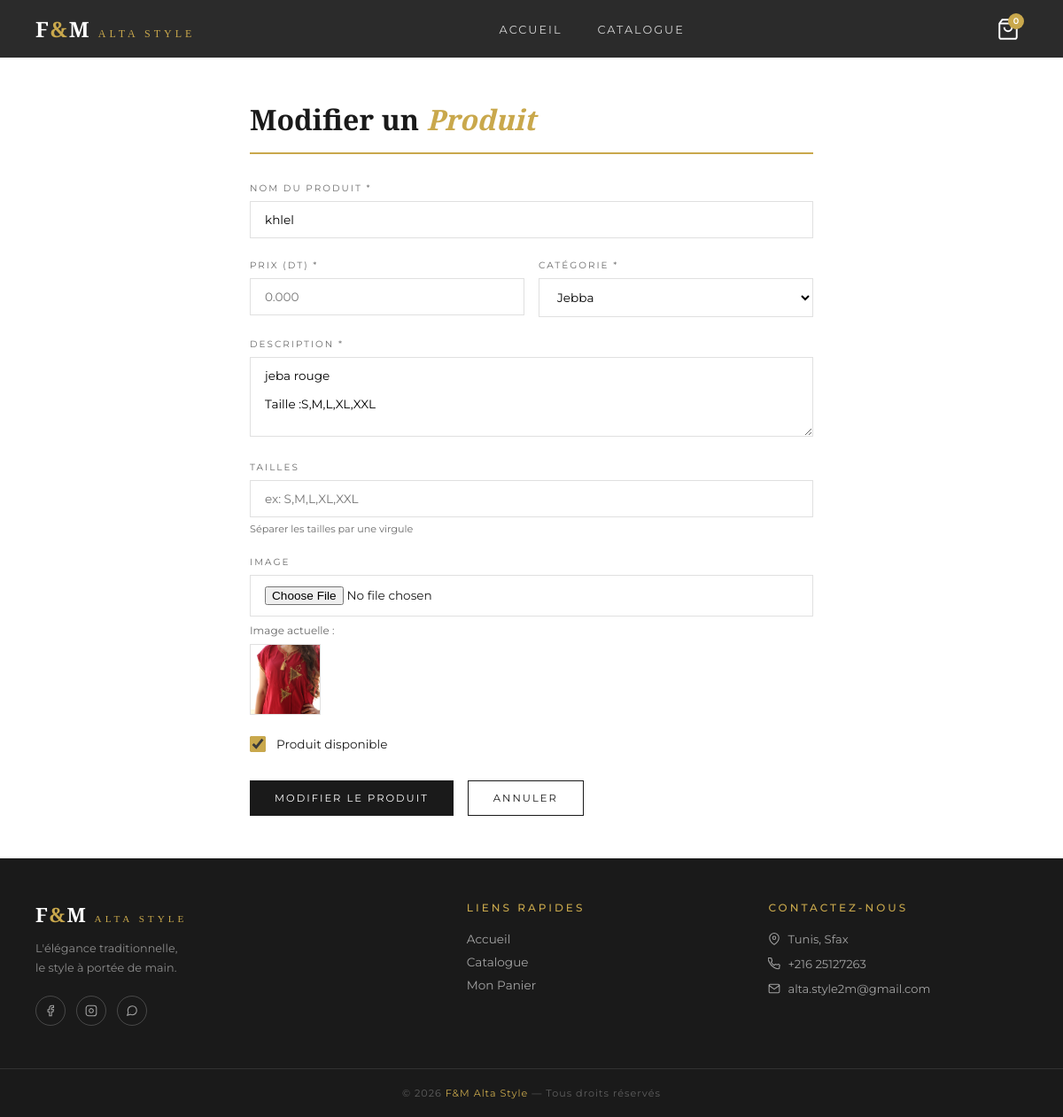
Screenshot of /mon-admin/produit/modifier/1/ (signed in) with the database file from the repository.
### boutique/models.py (models this page shows, shortened)
class Produit(models.Model):
    CATEGORIES = [
        ('jebba', 'Jebba'),
        ('burnous', 'Burnous'),
        ('kaftan', 'Kaftan'),
        ('accessoire', 'Accessoire'),
    ]
    nom = models.CharField(max_length=200)
    description = models.TextField()
    prix = models.DecimalField(max_digits=10, decimal_places=3)
    categorie = models.CharField(max_length=50, choices=CATEGORIES)
    image = models.ImageField(upload_to='produits/', blank=True, null=True)
    disponible = models.BooleanField(default=True)
    tailles = models.CharField(max_length=200, blank=True, default='', help_text='ex: S,M,L,XL,XXL')
    date_ajout = models.DateTimeField(auto_now_add=True)

### boutique/views.py (the view, shortened to what this page needs)
# urls.py: path('mon-admin/produit/modifier/<int:pk>/', views.admin_produit_modifier, name='admin_produit_modifier'),
@login_required(login_url='/mon-admin/login/')
def admin_produit_modifier(request, pk):
    produit = get_object_or_404(Produit, pk=pk)
    return render(request, 'boutique/admin_produit_form.html', {
        'action': 'Modifier',
        'produit': produit
    })

### boutique/templates/boutique/admin_produit_form.html (shortened to what this page needs)
{% extends 'boutique/base.html' %}
{% block content %}
<div class="form-wrapper">
  <h2 class="form-title">{{ action }} un <span>Produit</span></h2>
  <form method="POST" enctype="multipart/form-data">
    <div class="form-group">
      <label class="form-label">Nom du Produit *</label>
      <input type="text" name="nom" class="form-input" required
        value="{% if produit %}{{ produit.nom }}{% endif %}"
        placeholder="ex: Jebba Brodée Premium">
    </div>
    <div class="form-row">
      <div class="form-group">
        <label class="form-label">Prix (DT) *</label>
        <input type="number" name="prix" step="0.001" class="form-input" required
          value="{% if produit %}{{ produit.prix }}{% endif %}"
          placeholder="0.000">
      </div>
      <div class="form-group">
        <label class="form-label">Catégorie *</label>
        <select name="categorie" class="form-input">
          <option value="jebba" {% if produit and produit.categorie == 'jebba' %}selected{% endif %}>Jebba</option>
        </select>
      </div>
    </div>
    <div class="form-group">
      <label class="form-label">Description *</label>
      <textarea name="description" class="form-input" rows="4"
        placeholder="Description du produit...">{% if produit %}{{ produit.description }}{% endif %}</textarea>
    </div>
    <div class="form-group">
      <label class="form-label">Tailles</label>
      <input type="text" name="tailles" class="form-input"
        value="{% if produit %}{{ produit.tailles }}{% endif %}"
        placeholder="ex: S,M,L,XL,XXL">
      <p class="form-hint">Séparer les tailles par une virgule</p>
    </div>
    <div class="form-group">
      <label class="form-label">Image</label>
      <input type="file" name="image" class="form-input" accept="image/*">
      {% if produit and produit.image %}
      <div class="current-image">
        Image actuelle :
        <img src="{{ produit.image.url }}" alt="{{ produit.nom }}">
      </div>
      {% endif %}
    </div>
    <div class="form-group">
      <div class="checkbox-group">
        <input type="checkbox" name="disponible" id="disponible"
          {% if not produit or produit.disponible %}checked{% endif %}>
        <label for="disponible">Produit disponible</label>
      </div>
    </div>
    <div class="form-actions">
      <button type="submit" class="btn-primary">{{ action }} le Produit</button>
      <a href="/mon-admin/" class="btn-outline">Annuler</a>
    </div>
  </form>
</div>
{% endblock %}

### boutique/templates/boutique/base.html (style rules this page uses)
* { margin:0;padding:0;box-sizing:border-box }
:root { --gold:#C9A84C; --white:#FFFFFF; --cream:#FAF8F3; --black:#1A1A1A; --dark:#2b2b2b; --gray:#6B6B6B; --border:#e0e0e0; }
body { font-family:'Montserrat',sans-serif;background:var(--white);color:var(--black);display:flex;flex-direction:column;min-height:100vh }
.btn-primary { background:var(--black); color:var(--white); border:none; padding:12px 28px; font-family:'Montserrat',sans-serif; font-size:0.72rem; letter-spacing:2px; text-transform:uppercase; cursor:pointer; text-decoration:none; display:inline-block; transition:background 0.3s; }
.btn-outline { background:none; color:var(--black); border:1.5px solid var(--black); padding:12px 28px; font-family:'Montserrat',sans-serif; font-size:0.72rem; letter-spacing:2px; text-transform:uppercase; cursor:pointer; text-decoration:none; display:inline-block; transition:all 0.3s; }

### boutique/templates/boutique/admin_produit_form.html (style rules this page uses)
.form-wrapper { max-width:700px;margin:3rem auto;padding:0 2rem }
.form-title { font-family:'Cormorant Garamond',serif;font-size:2rem;font-weight:700;margin-bottom:2rem;padding-bottom:1rem;border-bottom:2px solid var(--gold) }
.form-title span { color:var(--gold);font-style:italic }
.form-group { margin-bottom:1.5rem }
.form-label { display:block;font-size:0.65rem;letter-spacing:2px;text-transform:uppercase;color:var(--gray);margin-bottom:0.5rem }
.form-input { width:100%;border:1px solid var(--border);padding:12px 16px;font-family:'Montserrat',sans-serif;font-size:0.85rem;outline:none;transition:border-color 0.3s;background:var(--white) }
.form-row { display:grid;grid-template-columns:1fr 1fr;gap:1rem }
.checkbox-group { display:flex;align-items:center;gap:0.75rem }
.checkbox-group input { width:18px;height:18px;accent-color:var(--gold) }
.checkbox-group label { font-size:0.85rem;color:var(--black) }
.form-actions { display:flex;gap:1rem;margin-top:2rem }
.current-image { margin-top:0.5rem;font-size:0.75rem;color:var(--gray) }
.current-image img { width:80px;height:80px;object-fit:cover;display:block;margin-top:0.5rem;border:1px solid var(--border) }
.form-hint { font-size:0.7rem;color:var(--gray);margin-top:0.4rem }

### rows the page displays
Produit: nom "khlel", categorie "Jebba", description "jeba rouge Taille :S,M,L,XL,XXL", image (picture), disponible "☑"

### other values shown
{{ action }} "Modifier"
{{ action }} "MODIFIER"
